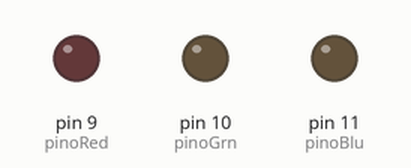
Bench run of a sketch on a simulated Arduino Uno, built with avr-gcc and run on an emulated ATmega328P. Shown: output pins drawn as LEDs (lit = HIGH).

Above: at 0.15 s.
Timing chart, 0 to 3.8 s (numbered marks = the images above):
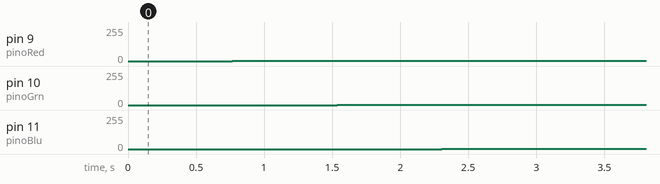

Measured:
- by itself, pin 9 (pinoRed): 0/255 → 1/255 at 0.77 s
- by itself, pin 10 (pinoGrn): 0/255 → 1/255 at 1.5 s
- by itself, pin 11 (pinoBlu): 0/255 → 1/255 at 2.3 s

The sketch:

teste_RGB.ino
```cpp
/*  TESTE RGB
    Componentes:
    - 1 Módulo LED RBG;
    - 1 Resistor 220 ohm;
    - 4 fios link.

    Montagem:
    - Conectar com um fio em cada terminal de cor do RGB nos seus respectivos pinos do Arduino;
    - Conectar o resistor no GND.
*/

const int pinoRed = 9;
const int pinoGrn = 10;
const int pinoBlu = 11;

void setup()
{
  pinMode(pinoGrn, OUTPUT);
  pinMode(pinoBlu, OUTPUT);
  pinMode(pinoRed, OUTPUT);

  digitalWrite(pinoGrn, LOW);
  digitalWrite(pinoBlu, LOW);
  digitalWrite(pinoRed, HIGH);
}

void loop() {
  for (int i = 0; i < 255; i++) {
    analogWrite(pinoRed, (255-i));
    analogWrite(pinoGrn, (i));
    delay(3); // Wait for 10 millisecond(s)
  }
  for (int i = 0; i < 255; i++) {
    analogWrite(pinoGrn, (255-i));
    analogWrite(pinoBlu, (i));
    delay(3); // Wait for 10 millisecond(s)
  }
  for (int i = 0; i < 255; i++) {
    analogWrite(pinoBlu, (255-i));
    analogWrite(pinoRed, (i));
    delay(3); // Wait for 10 millisecond(s)
  }
}
```
